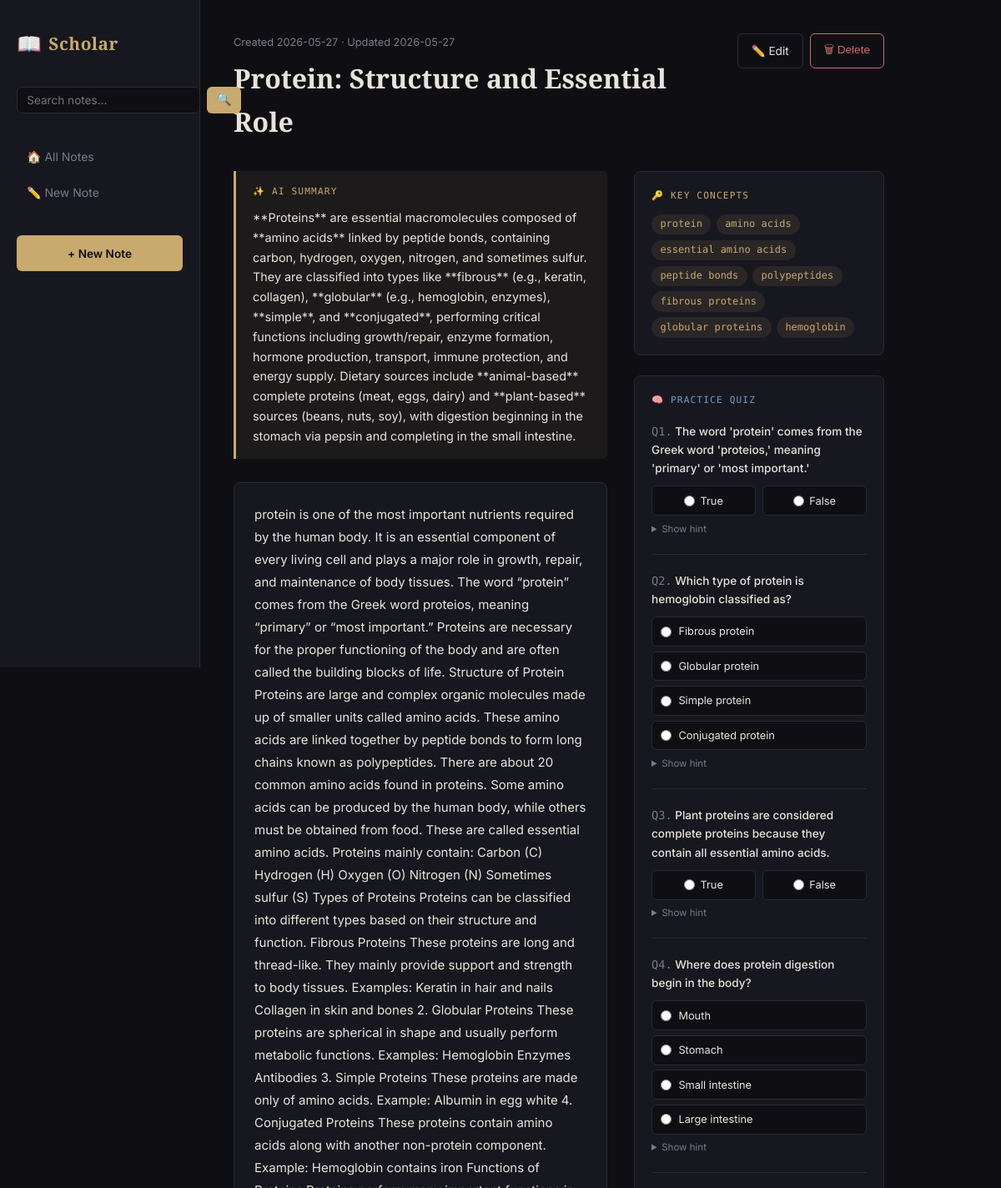
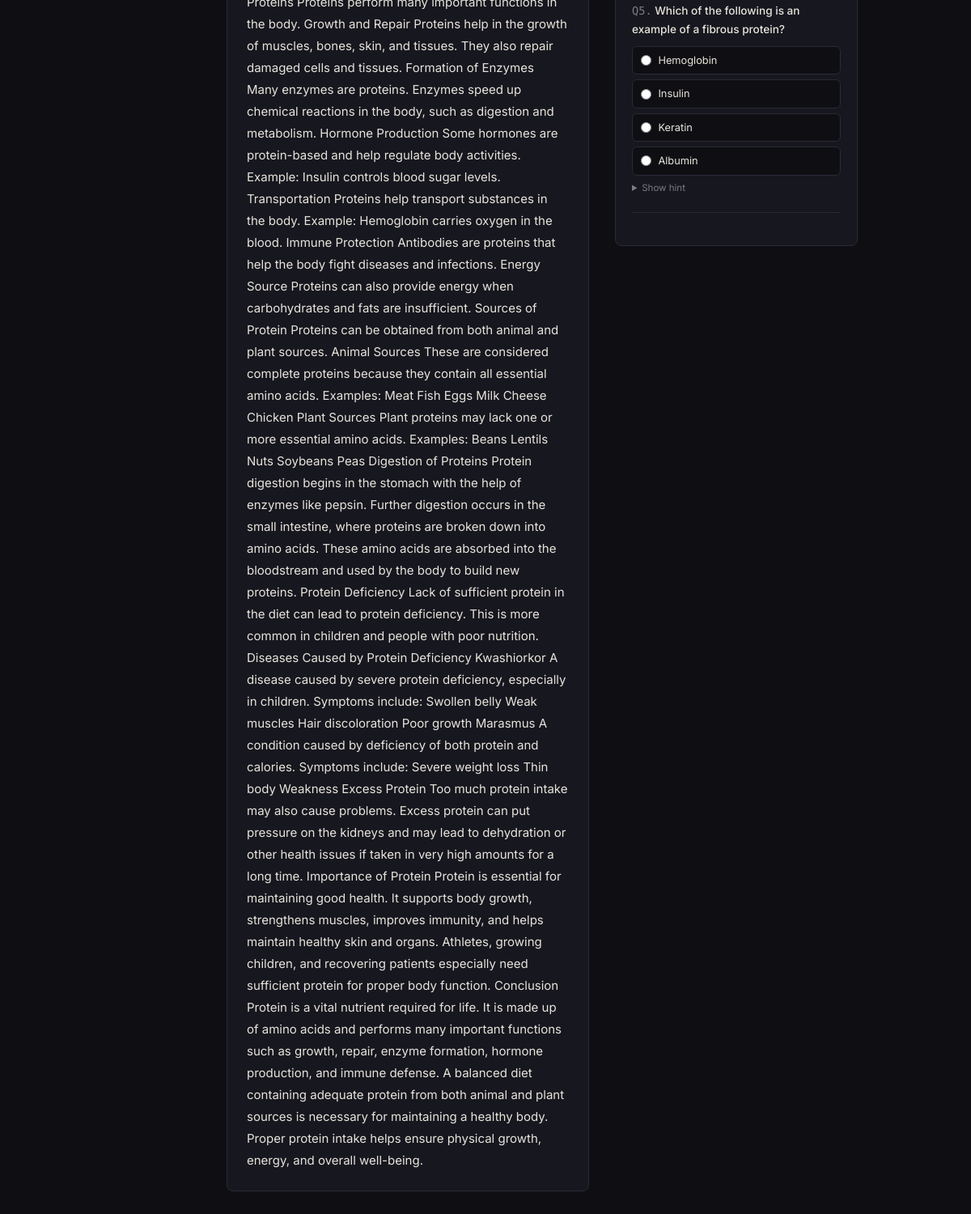
The app's page /note/8 with its own data (2 pictures, top to bottom).
### tables this page shows
CREATE TABLE notes (
                id          INTEGER PRIMARY KEY AUTOINCREMENT,
                title       TEXT    NOT NULL,
                content     TEXT    NOT NULL,
                summary     TEXT    DEFAULT '',
                keywords    TEXT    DEFAULT '[]',
                tags        TEXT    DEFAULT '',
                quiz        TEXT    DEFAULT '[]',
                created_at  TEXT    NOT NULL,
                updated_at  TEXT    NOT NULL
            );

### app.py (the view)
@app.route('/note/<int:note_id>')
def view_note(note_id):
    note = db.get_note(note_id)
    if not note:
        flash('Note not found.', 'error')
        return redirect(url_for('index'))
    return render_template('note.html', note=note)

### database.py (called while the page is built)
def _get_conn() -> sqlite3.Connection:
    conn = sqlite3.connect(DB_PATH)
    conn.row_factory = sqlite3.Row
    return conn

def _row_to_dict(row):
    d = dict(row)
    d['keywords'] = json.loads(d.get('keywords') or '[]')
    d['quiz']     = json.loads(d.get('quiz')     or '[]')
    return d

def get_note(note_id: int):
    with _get_conn() as conn:
        row = conn.execute('SELECT * FROM notes WHERE id = ?', (note_id,)).fetchone()
    return _row_to_dict(row) if row else None

### templates/note.html (shortened to what this page needs)
{% extends "base.html" %}
{% block extra_head %}
<link rel="stylesheet" href="https://cdnjs.cloudflare.com/ajax/libs/KaTeX/0.16.9/katex.min.css">
{% endblock %}
{% block content %}
<div style="display:flex; justify-content:space-between; align-items:start; gap:1rem; margin-bottom:2rem;">
  <div>
    <p style="color:var(--muted); font-size:.8rem; margin-bottom:.4rem;">
      Created {{ note.created_at[:10] }} · Updated {{ note.updated_at[:10] }}
    </p>
    <h1 style="font-family:var(--font-serif); font-size:2rem; font-weight:700;">{{ note.title }}</h1>
  </div>
  <div style="display:flex; gap:.5rem; flex-shrink:0;">
    <a href="/edit/{{ note.id }}" class="btn">✏️ Edit</a>
    <form method="POST" action="/delete/{{ note.id }}" onsubmit="return confirm('Delete this note?')">
      <button type="submit" class="btn btn-danger">🗑 Delete</button>
    </form>
  </div>
</div>
<div style="display:grid; grid-template-columns:1fr 300px; gap:2rem; align-items:start;">
  <div>
    {% if note.summary %}
    <div style="background:rgba(200,169,110,.07); border-left:3px solid var(--accent); padding:1rem 1.25rem; border-radius:0 var(--radius) var(--radius) 0; margin-bottom:1.75rem;">
      <p style="font-size:.7rem; font-family:var(--font-mono); color:var(--accent); margin-bottom:.6rem; text-transform:uppercase; letter-spacing:.1em;">✨ AI Summary</p>
      <div id="summary-content" class="md-content" style="font-size:.9rem; color:var(--text);">{{ note.summary }}</div>
    </div>
    {% endif %}
    <div id="note-content" class="md-content" style="
      background: var(--surface);
      border: 1px solid var(--border);
      border-radius: 8px;
      padding: 1.5rem;
      line-height: 1.8;
      font-size: .9375rem;
    ">{{ note.content }}</div>
  </div>
  <div style="display:flex; flex-direction:column; gap:1.5rem;">
    {% if note.keywords %}
    <div style="background:var(--surface); border:1px solid var(--border); border-radius:8px; padding:1.25rem;">
      <p style="font-size:.7rem; font-family:var(--font-mono); color:var(--accent); margin-bottom:.75rem; text-transform:uppercase; letter-spacing:.1em;">🔑 Key Concepts</p>
      <div style="display:flex; flex-wrap:wrap; gap:.4rem;">
        {% for kw in note.keywords %}
          <span class="kw-tag">{{ kw }}</span>
        {% endfor %}
      </div>
    </div>
    {% endif %}
    {% if note.quiz %}
    <div style="background:var(--surface); border:1px solid var(--border); border-radius:8px; padding:1.25rem;">
      <p style="font-size:.7rem; font-family:var(--font-mono); color:var(--accent2); margin-bottom:1rem; text-transform:uppercase; letter-spacing:.1em;">🧠 Practice Quiz</p>
      {% for q in note.quiz %}
      <div style="margin-bottom:1.25rem; padding-bottom:1.25rem; border-bottom:1px solid var(--border);" id="q{{ loop.index }}">
        <p class="md-content" style="font-size:.85rem; font-weight:500; margin-bottom:.6rem;">
          <span style="color:var(--muted); font-family:var(--font-mono);">Q{{ loop.index }}.</span>
          {{ q.question }}
        </p>
        {% if q.type == 'mcq' %}
          <div style="display:flex; flex-direction:column; gap:.35rem;">
            {% for opt in q.options %}
            <label style="
              display:flex; align-items:center; gap:.5rem;
              background:var(--bg); border:1px solid var(--border);
              border-radius:var(--radius); padding:.4rem .65rem;
              font-size:.8rem; cursor:pointer;
              transition:border-color .15s;
            " onmouseover="this.style.borderColor='var(--accent2)'"
               onmouseout="this.style.borderColor='var(--border)'">
              <input type="radio" name="q{{ loop.index }}_outer" value="{{ opt }}"
                     onchange="checkAnswer(this, {{ q.answer | tojson }}, 'q{{ loop.index }}')"
                     style="accent-color:var(--accent2);">
              <span class="md-content">{{ opt }}</span>
            </label>
            {% endfor %}
          </div>
        {% else %}
          <div style="display:flex; gap:.5rem;">
            {% for opt in ['True', 'False'] %}
            <label style="
              flex:1; display:flex; align-items:center; justify-content:center; gap:.4rem;
              background:var(--bg); border:1px solid var(--border);
              border-radius:var(--radius); padding:.4rem;
              font-size:.8rem; cursor:pointer;
            " onmouseover="this.style.borderColor='var(--accent2)'"
               onmouseout="this.style.borderColor='var(--border)'">
              <input type="radio" name="q{{ loop.index }}_outer" value="{{ opt }}"
                     onchange="checkAnswer(this, {{ q.answer | tojson }}, 'q{{ loop.index }}')"
                     style="accent-color:var(--accent2);">
              {{ opt }}
            </label>
            {% endfor %}
          </div>
        {% endif %}
        <details style="margin-top:.4rem;">
          <summary style="font-size:.72rem; color:var(--muted); cursor:pointer;">Show hint</summary>
        </details>
      </div>
      {% endfor %}
    </div>
    {% endif %}
  </div>
</div>
{% endblock %}

### templates/base.html (style rules this page uses)
*, *::before, *::after { box-sizing: border-box; margin: 0; padding: 0; }
:root { --bg: #0f0f13; --surface: #17171f; --border: #2a2a38; --accent: #c8a96e; --accent2: #6e9dc8; --danger: #c86e6e; --success: #6ec88a; --text: #e8e4dc; --muted: #7a7a8a; --font-serif: 'Playfair Display', Georgia, serif; --font-sans: 'Inter', system-ui, sans-serif; --font-mono: 'Source Code Pro', monospace; --radius: 6px; --shadow: 0 4px 24px rgba(0,0,0,.5); }
body { background: var(--bg); color: var(--text); font-family: var(--font-sans); font-size: 15px; line-height: 1.65; min-height: 100vh; }
.btn { display: inline-flex; align-items: center; gap: .4rem; padding: .5rem 1rem; border-radius: var(--radius); border: 1px solid var(--border); background: transparent; color: var(--text); font-size: .85rem; cursor: pointer; text-decoration: none; transition: border-color .15s, background .15s; }
.btn-danger { border-color: var(--danger); color: var(--danger); }
.kw-tag { display: inline-block; background: rgba(200,169,110,.1); color: var(--accent); border-radius: 20px; padding: .15rem .65rem; font-size: .75rem; font-family: var(--font-mono); }

### records on screen
notes: created_at "2026-05-27", updated_at "2026-05-27", title "Protein: Structure and Essential Role", summary "**Proteins** are essential macromolecules composed of **amino acids** linked by peptide bonds, containing carbon, hydrogen, oxygen, nitrogen, and sometimes sulfur. They are classified into types like **fibrous** (e.g., keratin, collagen), **globular** (e.g., hemoglobin, enzymes), **simple**, and **conjugated**, performing critical functions including growth/repair, enzyme formation, hormone production, transport, immune protection, and energy supply. Dietary sources include **animal-based** complete proteins (meat, eggs, dairy) and **plant-based** sources (beans, nuts, soy), with digestion beginning in the stomach via pepsin and completing in the small intestine.", content "protein is one of the most important nutrients required by the human body. It is an essential component of every living cell and plays a major role in growth, repair, and maintenance of body tissues. The word “protein” comes from the Greek word proteios, meaning “primary” or “most important.” Proteins are necessary for the proper functioning of the body and are often called the building blocks of life. Structure of Protein Proteins are large and complex organic molecules made up of smaller units called amino acids. These amino acids are linked together by peptide bonds to form long chains known as polypeptides. There are about 20 common amino acids found in proteins. Some amino acids can be…"

### other values on screen
{{ kw }} "protein" "amino acids" "essential amino acids" "peptide bonds" "polypeptides" "fibrous proteins" "globular proteins" "hemoglobin"
{{ q.question }} "The word 'protein' comes from the Greek word 'proteios,' meaning 'primary' or 'most important.'" "Which type of protein is hemoglobin classified as?" "Plant proteins are considered complete proteins because they contain all essential amino acids." "Where does protein digestion begin in the body?" "Which of the following is an example of a fibrous protein?"
{{ opt }} "True" "False" "True" "False"
{{ opt }} "Fibrous protein" "Globular protein" "Simple protein" "Conjugated protein" "Mouth" "Stomach" "Small intestine" "Large intestine" "Hemoglobin" "Insulin" "Keratin" "Albumin"
